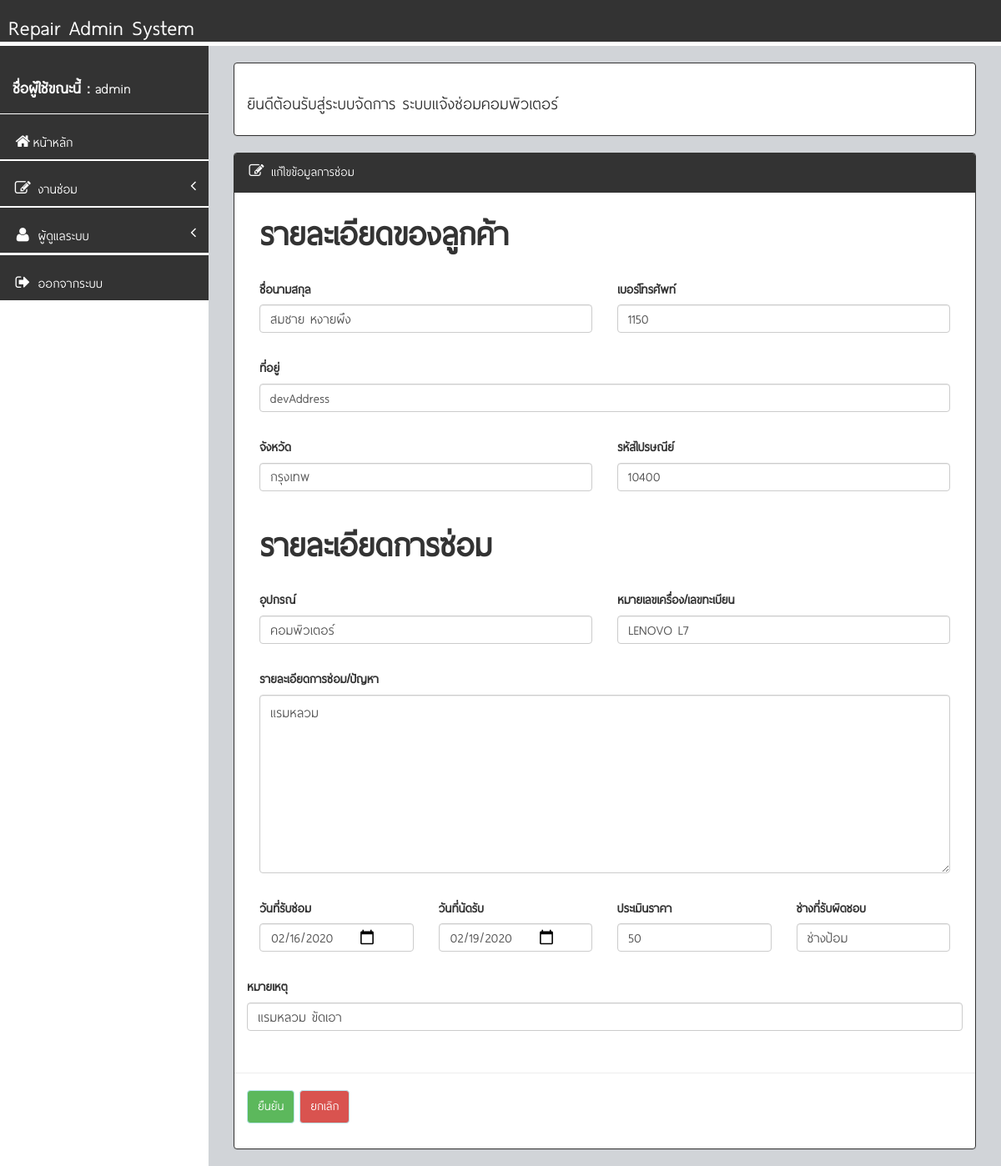
Before: /manage_repair_edit.php?id=1 (signed in) with the older database file.
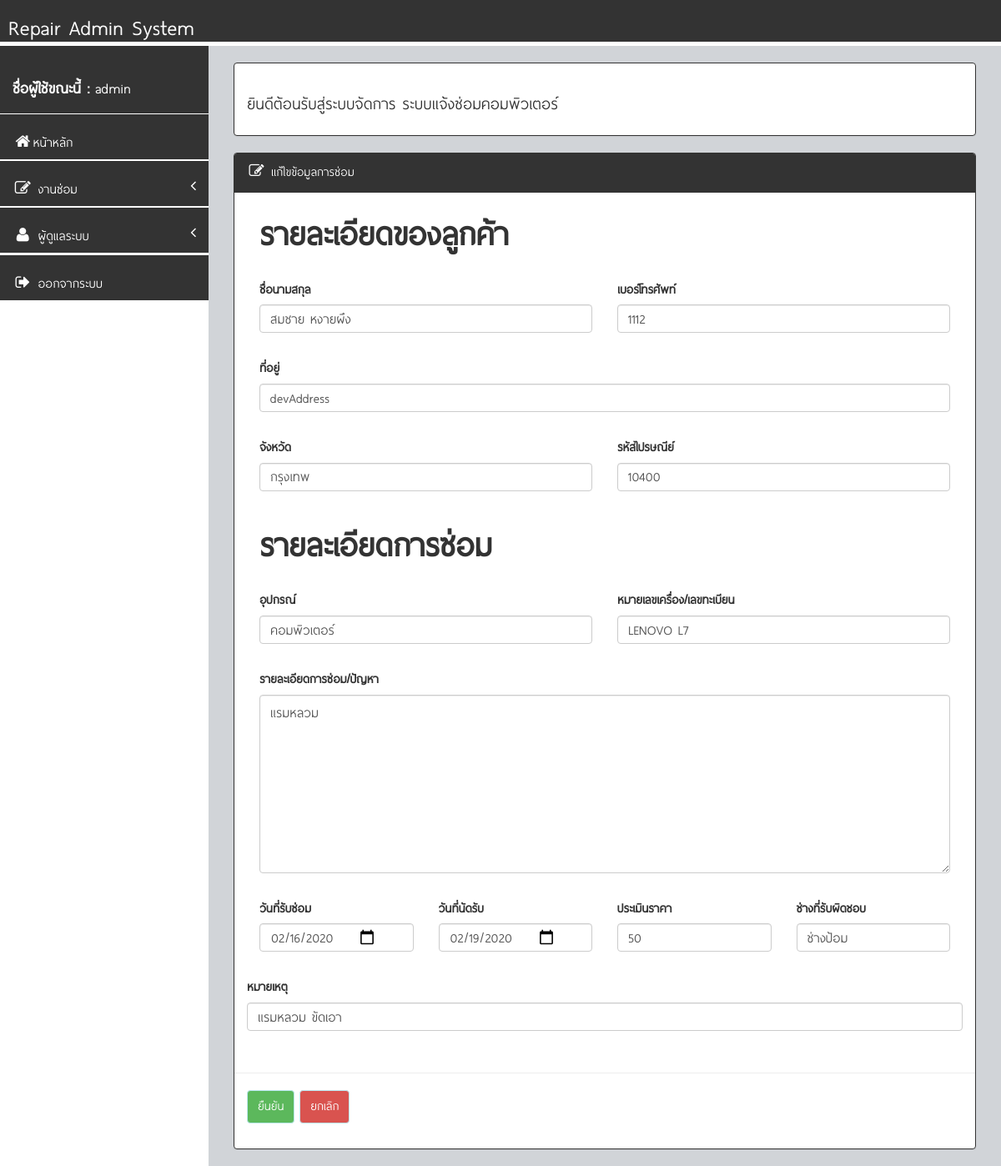
After: the same page with the newer database file.
### tables this page shows
CREATE TABLE `orders` (
  `Ord_ID` int(11) NOT NULL,
  `Ord_Number` varchar(20) NOT NULL,
  `Ord_CustomerName` varchar(255) NOT NULL,
  `Ord_CustomerTel` varchar(255) NOT NULL,
  `Ord_CustomerAddress` varchar(255) NOT NULL,
  `Ord_CustomerProvince` varchar(255) NOT NULL,
  `Ord_CustomerAddressCode` varchar(255) NOT NULL,
  `Ord_RepairModel` varchar(255) NOT NULL,
  `Ord_RepairModelID` varchar(255) NOT NULL,
  `Ord_RepairDescription` varchar(255) NOT NULL,
  `Ord_RepairDate` date NOT NULL,
  `Ord_RepairSuccess` date NOT NULL,
  `Ord_RepairPrice` int(255) NOT NULL,
  `Ord_RepairRemark` varchar(255) DEFAULT NULL,
  `Ord_RepairPerson` varchar(255) NOT NULL,
  `Ord_RepairStatus` int(11) NOT NULL
);

### manage_repair_edit.php (the view, shortened to what the changed rows need)
<?php require_once "header.php";?>
    <div id="wrapper">
        <div id="page-wrapper">
            <div class="row">
                <div class="col-lg-12">
                    <div class="panel panel-primary">
                        <div class="panel-body">
                            <div class="row">
                                <div class="col-lg-12">
                                    <form name="form1" id="myform1" action="?admin=update&id=<?php echo $_REQUEST['id'];?>" method="post" enctype="multipart/form-data" onsubmit="return chk_error();">
                                    <?php
									$sql = $conn->query("select * from orders where Ord_ID = '$_REQUEST[id]'")or die (mysqli_error());
									$show = $sql->fetch_assoc ();
									?>
									<div class="form-group col-lg-6">
                                        <div class="form-group has-feedback">
                                            <input name="name" type="text" required class="form-control css-require" placeholder="กรอกชื่อและนามสกุล" value="<?php echo $show['Ord_CustomerName'];?>">
                                        </div>
                                    </div>
                                    <div class="form-group col-lg-6">
                                        <div class="form-group has-feedback">
                                            <input name="phone" type="text" required class="form-control css-require" placeholder="กรอกเบอร์โทรศัพท์" value="<?php echo $show['Ord_CustomerTel'];?>">
                                        </div>
                                    </div>
                                    <div class="form-group col-lg-12">
                                        <div class="form-group has-feedback">
                                            <input name="address" type="text" required class="form-control css-require" placeholder="กรอกที่อยู่" value="<?php echo $show['Ord_CustomerAddress'];?>">
                                        </div>
                                    </div>
                                    <div class="form-group col-lg-6">
                                        <div class="form-group has-feedback">
                                            <input name="province" type="text" required class="form-control css-require" placeholder="กรอกจังหวัด" value="<?php echo $show['Ord_CustomerProvince'];?>">
                                        </div>
                                    </div>
                                    <div class="form-group col-lg-6">
                                        <div class="form-group has-feedback">
                                            <input name="addressCode" type="number" required class="form-control css-require" placeholder="กรอกรหัสไปรษณีย์" value="<?php echo $show['Ord_CustomerAddressCode'];?>">
                                        </div>
                                    </div>
                                    <div class="form-group col-lg-6">
                                        <div class="form-group has-feedback">
                                            <input name="model" type="text" required class="form-control css-require" placeholder="กรอกชื่อสิ่งของที่นำมาซ่อม เช่น คอมพิวเตอร์" value="<?php echo $show['Ord_RepairModel'];?>">
                                        </div>
                                    </div>
                                    <div class="form-group col-lg-6">
                                        <div class="form-group has-feedback">
                                            <input name="modelId" type="text" required class="form-control css-require" placeholder="กรอกรหัสประจำตัวของเครื่องซ่อม" value="<?php echo $show['Ord_RepairModelID'];?>">
                                        </div>
                                    </div>
                                    <div class="form-group col-lg-12">
                                    <div class="form-group has-feedback">
                                    <textarea name="description" required class="form-control css-require" rows="7" placeholder="กรอกรายละเอียดการซ่อม/ปัญหา"><?php echo $show['Ord_RepairDescription'];?></textarea>
                                    </div>
                                    </div>
                                    <div class="form-group col-lg-3">
                                        <div class="form-group has-feedback">
                                            <input name="repairDate" type="date" required class="form-control css-require" value="<?php echo $show['Ord_RepairDate'];?>">
                                        </div>
                                    </div>
                                    <div class="form-group col-lg-3">
                                        <div class="form-group has-feedback">
                                            <input name="repairSuccess" type="date" required class="form-control css-require" value="<?php echo $show['Ord_RepairSuccess'];?>">
                                        </div>
                                    </div>
                                    <div class="form-group col-lg-3">
                                        <div class="form-group has-feedback">
                                            <input name="repairePrice" type="number" required class="form-control css-require" placeholder="กรอกราคาที่ประเมิณ" value="<?php echo $show['Ord_RepairPrice'];?>">
                                        </div>
                                    </div>
                                    <div class="form-group col-lg-3">
                                        <div class="form-group has-feedback">
                                            <input name="repairPerson" type="text" required class="form-control css-require" placeholder="กรอกชื่อช่างที่รับผิดชอบ" value="<?php echo $show['Ord_RepairPerson'];?>">
                                        </div>
                                        </div>
                                    </div>
                                    <div class="form-group col-lg-12">
                                        <div class="form-group has-feedback">
                                            <input name="repaireRemark" type="text" required class="form-control css-require" placeholder="กรอกหมายเหตุ" value="<?php echo $show['Ord_RepairRemark'];?>">
                                        </div>
                                    </div>
                                </div>
                            </div>
                        </div>
                    </div>
                </div>
            </div>
                    </div>
</body>
</html>

Changed rows visible on the page:
changed orders "สมชาย หงายผึง": phone "1150" → "1112"
